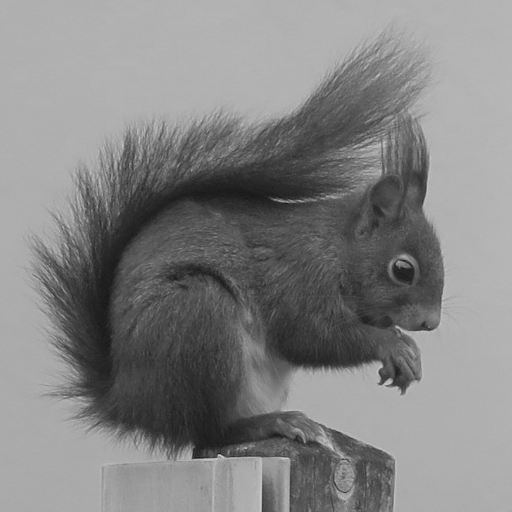
#> input picture _images/squirrel.png, 512 x 512 px, found by its file name
$ jupyter execute fourier.ipynb
#> lines starting #> are read from the running program, lines starting #| are printed output that depends on the picture; after the words box and inside, x2 and y2 are one past the last pixel; in counts of white or black regions, pixels touching at a corner belong together
(C:fourier)=
# Fourier Transform

[cell 1]
from myst_nb import glue

The two-dimensional Fourier transform is the extension of the well knwon Fourier transform to images {ref}`[Jahne 2005, section 2.3] <C:biblio>`.
We recall that the Fourier transform decomposes a signal into a sum of sinusoids,
thus highlighting the frequencies contained in this signal.

(C:fourier:definition)=
## Definition

The discrete Fourier transform (DFT) of an image $f$ of size $M \times N$ is an image $F$ of same size computed with the following definition:

$$
  F(u,v) = \sum_{x=0}^{M-1} \sum_{y=0}^{N-1} f(m,n) e^{-j\,2\pi \left(\frac{um}{M} + \frac{vn}{N}\right)}
$$

In the sequel, we note $\mathcal{F}$ the DFT so that $\mathcal{F}[f] = F$.

Because the DFT of an image is possibly complex, it cannot be displayed with a single image.
That is why we will show the amplitude (modulus) and phase (argument) of the DFT separately, as in {numref}`F:fourier:example`.

```{glue:figure} G:fourier:example
:name: "F:fourier:example"

DFT of the squirrel. The amplitude is shown with a logarithmic scale to distinguish clearly the details (so we have appled an histogram transformation).
```

[cell 2]
from skimage.io import imread
from numpy import log, absolute, angle
from scipy.fft import fft2, fftshift
from matplotlib.pyplot import figure, subplot, imshow, xlabel

f = imread("figs/squirrel.png")
#> f is the input picture: shape (512, 512); min 23, max 213, mean 131
(M, N) = f.shape
#> M = 512; N = 512
F = fftshift(fft2(f))

fig = figure(figsize=(15,5))
subplot(1,3,1)
imshow(f, cmap="gray")
xlabel("Image")
subplot(1,3,2)
imshow(log(absolute(F)), cmap="gray", extent = [-M/2 , M/2, -N/2, N/2])
xlabel("Amplitude of the DFT")
subplot(1,3,3)
imshow(angle(F), cmap="gray", extent = [-M/2 , M/2, -N/2, N/2])
xlabel("Phase of the DFT")

glue("G:fourier:example", fig, display=False)
#> (this line was passed over: myst_nb is not available in this run)
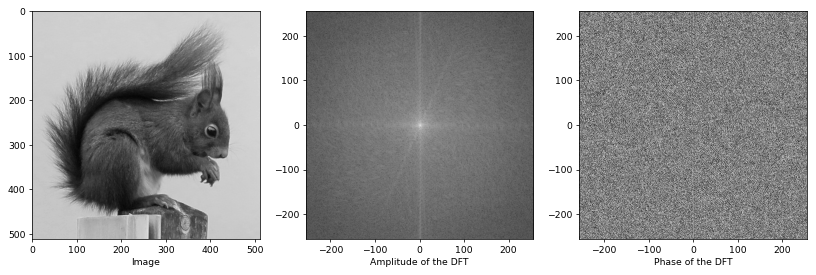
#> figure drawn by matplotlib, 3 panels

The amplitude and phase represent the distribution of energy in the frequency plane.
The low frequencies are located in the center of the image, and the high frequencies near the boundaries.
In the figure above, the gray background is a low frequency area because the intensities of the pixels slowly evolve from one pixel to another.
On the contrary, the tail is a high frequency area because the pixel intensity shows a rapid alternation between the hair and the background.

The inverse discrete Fourier transform computes the original image from a Fourier transform:

$$
  f(m,n) = \frac{1}{MN} \sum_{u=0}^{M-1} \sum_{v=0}^{N-1} F(u,v) e^{+j\,2\pi \left(\frac{um}{M} + \frac{vn}{N}\right)}
$$

It is denoted $\mathcal{F}^{-1}$ below.

## Properties

* The DTF is linear:

  $$
    \mathcal{F}[af + bg] = aF + bG
    \qquad\text{where}\; a,b\in\mathbb{C}.
  $$

* The convolution of two images is equivalent to the multiplication of the DFT of the images:

  $$
    f * g = \mathcal{F}^{-1}[F \times G]
  $$

* Separability: the 2D DFT can be obtained by computing a 1D DFT on the rows, then a 1D DFT on the columns.

* The DTF is periodic with periods $M$ and $N$:

  $$
    F(u,v) = F(u+k_mM,v) = F(u,v+k_nN) = F(u+k_mM,v+k_nN)
    \qquad\text{where}\; k_m, k_n \in \mathbb{Z}.
  $$

* A translation on the image implies a phase shift on the DFT:

  $$
    \mathcal{F}[f(m-m_0,n-n_0)] = F(u,v) \exp\left(-j2\pi\left(\frac{um_0}{M}+\frac{vn_0}{N}\right)\right)
  $$

* A rotation on the image implies the same rotation on the DFT.

## Filtering

The operation of filtering consists in selecting some frequencies in the images.
Especially, we distinguish low-pass filtering which preserves only the low frequencies ({numref}`F:fourier:lowpass`)
and high-pass filtering which preserves only the high frequencies ({numref}`F:fourier:highpass`).

```{glue:figure} G:fourier:lowpass
:name: "F:fourier:lowpass"

Example of low-pass filtering: only the low frequencies are kept.
Top row: spatial domain, bottom row: amplitude of the DFT.
```

```{glue:figure} G:fourier:highpass
:name: "F:fourier:highpass"

Example of high-pass filtering: only the high frequencies (i.e. the sudden changes in the intensities) are kept.
```

[cell 3]
from skimage.io import imread
from skimage import img_as_float
from numpy import log, absolute, angle, linspace, meshgrid, multiply, real
from scipy.fft import fft2, ifft2, fftshift, ifftshift
from matplotlib.pyplot import figure, subplot, imshow, xlabel, gcf
from scipy.signal import convolve2d

# Original image & DFT
g = imread("figs/squirrel.png")
(M,N) = g.shape
G = fftshift(fft2(g))
N = g.shape[0]

# Filter & DFT
n = linspace(0, N, N)
#> n = 512 values from 0 to 512
xx, yy = meshgrid(n, n)
H = ((xx-N/2)**2 + (yy-N/2)**2 < 30**2)
H = img_as_float(H)
h = real(ifft2(ifftshift(H)))
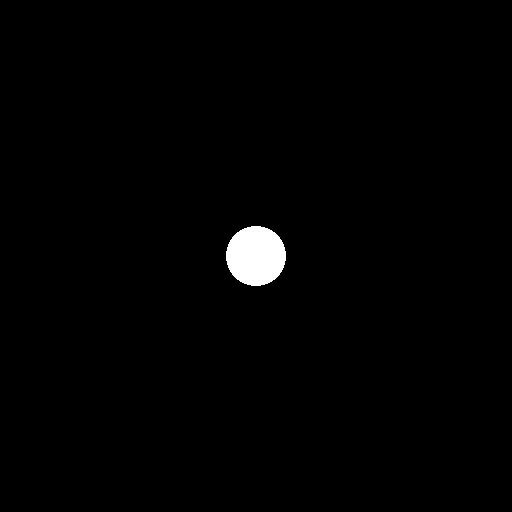
#> H: shape (512, 512) float64; values 0 (black) and 1 (white), 1.1% white; 1 white region, box (x1, y1, x2, y2) and area: (226, 226, 286, 286) 2828
h = fftshift(h) # Pour centrer la PSF

# Filtered image & DFT
F = multiply(G,H)
f = real(ifft2(ifftshift(F)))
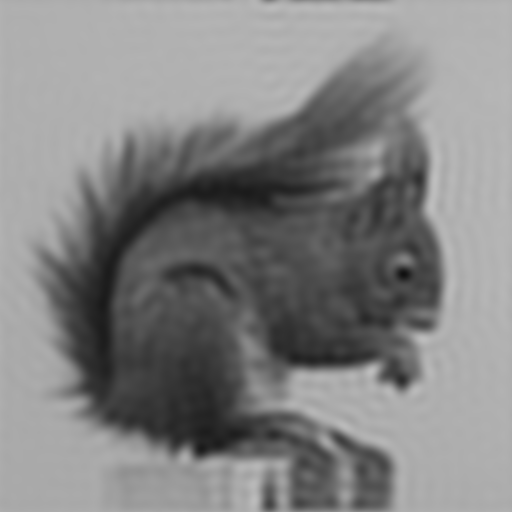
#> f: shape (512, 512) float64; min 16.36, max 190.5, mean 131

# Display images
def display(img, name, spatial=True):
    all_axes = gcf().get_axes()
    subplot(2,3,len(all_axes)+1)
    if spatial:
        imshow(img, cmap="gray")
    else:
        imshow(img, cmap="gray", extent = [-M/2 , M/2, -N/2, N/2])
    xlabel(name)

fig = figure(figsize=(15,10))
display(g, "Original image")
display(h, "Filter kernel")
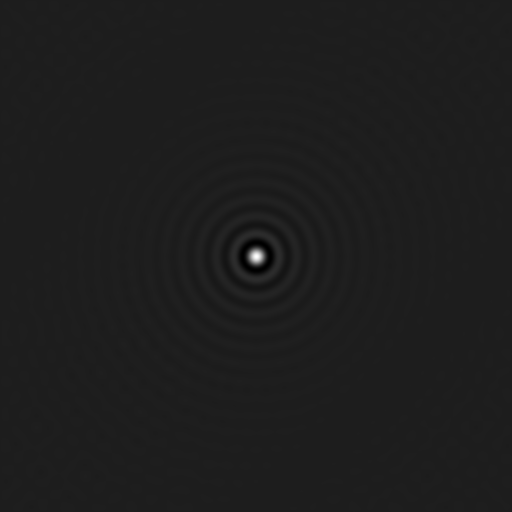
#> h: shape (512, 512) float64; min -0.00143, max 0.0108, mean 3.81e-06; drawn with min black and max white
display(f, "Filtered image")
display(log(abs(G)), "DFT of the original image", spatial=False)
display(log(abs(H + 1e-9)), "DFT of the kernel", spatial=False)
display(log(abs(F + 1e-9)), "DFT of the filtered image", spatial=False)

glue("G:fourier:lowpass", fig, display=False)
#> (this line was passed over: myst_nb is not available in this run)
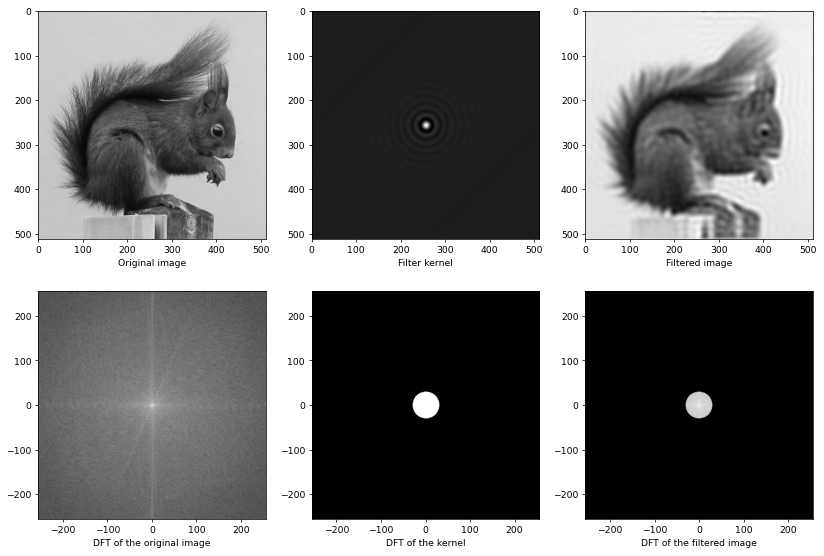
#> figure drawn by matplotlib, 6 panels

[cell 4]
from skimage.io import imread
from skimage import img_as_float
from numpy import log, absolute, angle, linspace, meshgrid, multiply, real
from scipy.fft import fft2, ifft2, fftshift, ifftshift
from matplotlib.pyplot import figure, subplot, imshow, xlabel, gcf
from scipy.signal import convolve2d

# Original image & DFT
g = imread("figs/squirrel.png")
(M,N) = g.shape
G = fftshift(fft2(g))
N = g.shape[0]

# Filter & DFT
n = linspace(0, N, N)
xx, yy = meshgrid(n, n)
H = ((xx-N/2)**2 + (yy-N/2)**2 > 30**2)
H = img_as_float(H)
h = real(ifft2(ifftshift(H)))
h = fftshift(h) # Pour centrer la PSF

# Filtered image & DFT
F = multiply(G,H)
f = real(ifft2(ifftshift(F)))
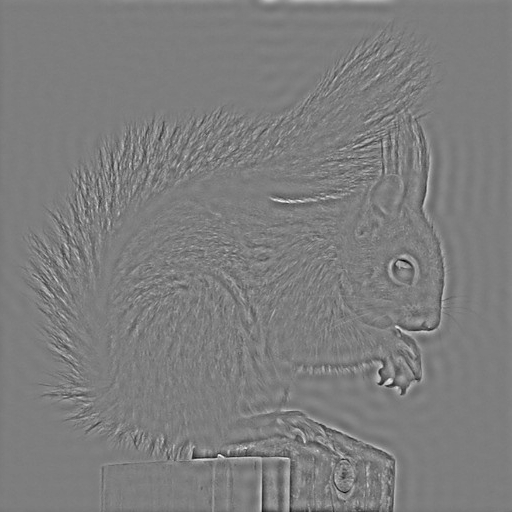
#> f: shape (512, 512) float64; min -96.84, max 99.34, mean 0; drawn with min black and max white

# Display images
def display(img, name, spatial=True):
    all_axes = gcf().get_axes()
    subplot(2,3,len(all_axes)+1)
    if spatial:
        imshow(img, cmap="gray")
    else:
        imshow(img, cmap="gray", extent = [-M/2 , M/2, -N/2, N/2])
    xlabel(name)

fig = figure(figsize=(15,10))
display(g, "Original image")
display(h, "Filter kernel")
display(f, "Filtered image")
display(log(abs(G)), "DFT of the original image", spatial=False)
display(log(abs(H + 1e-9)), "DFT of the kernel", spatial=False)
display(log(abs(F + 1e-9)), "DFT of the filtered image", spatial=False)

glue("G:fourier:highpass", fig, display=False)
#> (this line was passed over: myst_nb is not available in this run)
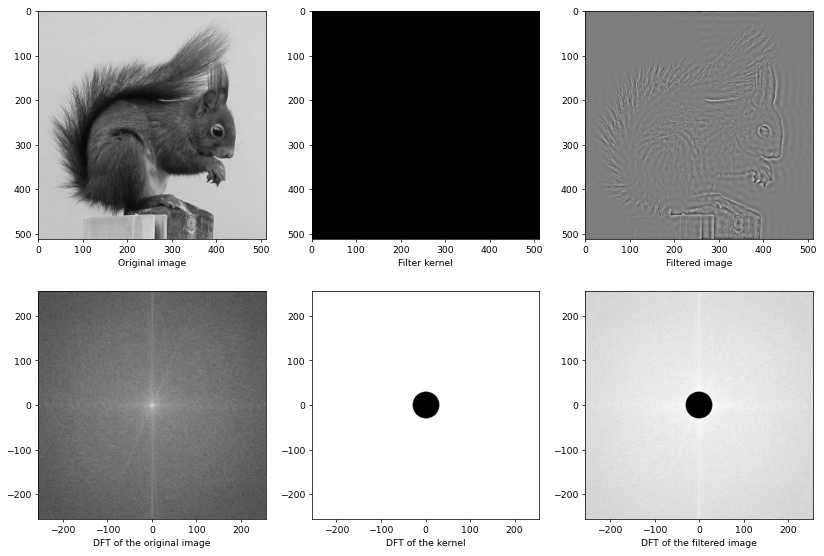
#> figure drawn by matplotlib, 6 panels
